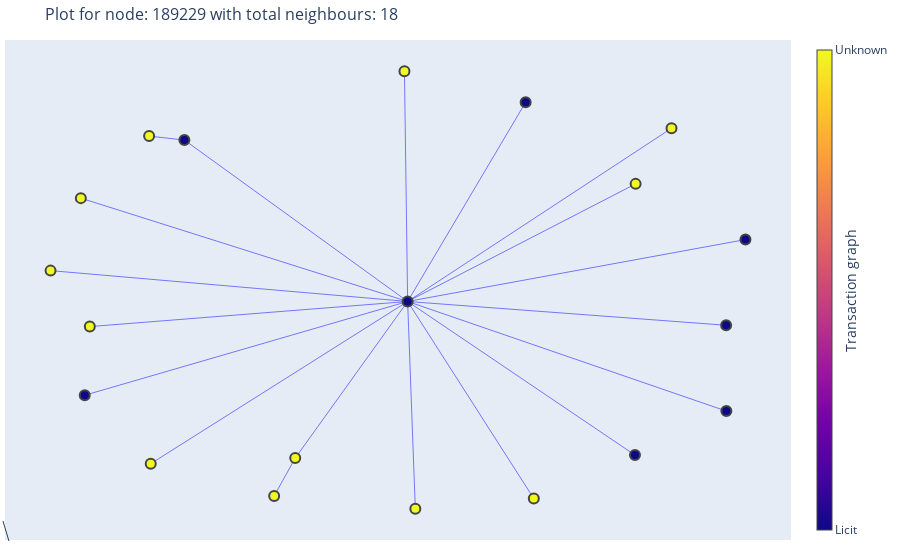

This figure's notebook cell:
### Code cell
node_of_interest:Node = choose_node_based_on_neighbors(graph_of_interest, 4, label=1, only_children=True)
if node_of_interest is not None:
    total_disjoint_graphs = []
    total_nodes = graph_of_interest.node_txId_set.copy()
    result = bfs(graph_of_interest, node_of_interest.txId,keep_direction=True)
    pairs = list(result[0])
    visited_nodes = list(result[1])
    #print(len(pairs), len(visited_nodes))
    nodes_n_classes = []
    for n in visited_nodes:
        nodes_n_classes.append([n, graph_of_interest.nodes[n].label])
    df1 = pd.DataFrame(nodes_n_classes, columns=['txId', 'class'])
    # print(df1)
    visualize_graph_df(df1, txs_edgelist, f"Plot for node: {node_of_interest.txId} with total neighbours: {node_of_interest.get_num_of_neighbors(only_children=False)}")
    #visualize_graph_from_list(cls_pairs, pairs, f"Graph in timestep {TIMESTEP} that includes the node {node_of_interest.txId}")
else:
    print("No such node")

### Figure 1 — Plotly figure (JSON) as saved in the notebook; plotly's stock layout.template omitted (floating-point values rounded to 4 significant figures)
{"data": [{"hoverinfo": "none", "line": {"color": "blue", "width": 0.5}, "mode": "lines", "type": "scatter", "x": [0.04853, 0.9437, null, 0.04853, 0.04007, null, 0.04853, -0.8071, null, 0.04853, 0.8931, null, 0.04853, 0.7478, null, 0.04853, 0.3829, null, 0.04853, -0.8977, null, 0.04853, -0.6322, null, 0.04853, -0.7937, null, 0.04853, -0.543, null, 0.04853, -0.8174, null, 0.04853, 0.8925, null, 0.04853, 0.06888, null, 0.04853, 0.6509, null, 0.04853, 0.6527, null, 0.04853, 0.3612, null, 0.04853, -0.2493, null, -0.543, -0.6365, null, -0.2493, -0.3052, null], "y": [0.01719, 0.2815, null, 0.01719, 1.0, null, 0.01719, -0.3831, null, 0.01719, -0.4509, null, 0.01719, 0.7567, null, 0.01719, -0.8243, null, 0.01719, 0.1489, null, 0.01719, -0.6754, null, 0.01719, -0.09004, null, 0.01719, 0.7064, null, 0.01719, 0.4584, null, 0.01719, -0.08444, null, 0.01719, -0.8677, null, 0.01719, -0.6386, null, 0.01719, 0.5192, null, 0.01719, 0.8676, null, 0.01719, -0.6515, null, 0.7064, 0.7231, null, -0.6515, -0.813, null]}, {"hoverinfo": "text", "marker": {"color": [2, 2, 3, 2, 2, 3, 3, 3, 3, 3, 2, 3, 2, 3, 3, 3, 3, 2, 3, 2], "colorbar": {"thickness": 15, "tickmode": "array", "ticktext": ["Unknown", "Illicit", "Licit"], "tickvals": [3, 1, 2], "title": {"side": "right", "text": "Transaction graph"}, "xanchor": "left"}, "line": {"width": 2}, "size": 10}, "mode": "markers", "text": ["189229", "209905405", "211086336", "211118562", "211181064", "211119690", "210206269", "210488058", "209777783", "209777788", "210644780", "209777485", "210660956", "209921572", "210231843", "27936861", "115567679", "105477753", "209554245", "209905828"], "type": "scatter", "x": [0.04853, 0.9437, 0.04007, -0.8071, 0.8931, 0.7478, 0.3829, -0.8977, -0.6322, -0.7937, -0.543, -0.8174, 0.8925, 0.06888, -0.6365, -0.2493, -0.3052, 0.6509, 0.6527, 0.3612], "y": [0.01719, 0.2815, 1.0, -0.3831, -0.4509, 0.7567, -0.8243, 0.1489, -0.6754, -0.09004, 0.7064, 0.4584, -0.08444, -0.8677, 0.7231, -0.6515, -0.813, -0.6386, 0.5192, 0.8676]}], "layout": {"annotations": [{"showarrow": true, "x": 0.005, "xref": "paper", "y": -0.002, "yref": "paper"}], "hovermode": "closest", "margin": {"b": 20, "l": 5, "r": 5, "t": 40}, "showlegend": false, "title": {"font": {"size": 16}, "text": "Plot for node: 189229 with total neighbours: 18"}, "xaxis": {"showgrid": false, "showticklabels": false, "zeroline": false}, "yaxis": {"showgrid": false, "showticklabels": false, "zeroline": false}}}
